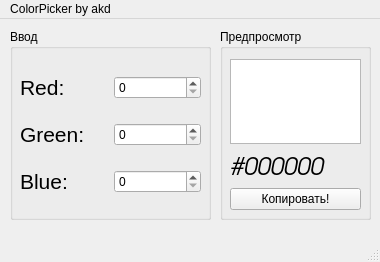
<?xml version="1.0" encoding="UTF-8"?>
<ui version="4.0">
 <class>MainWindow</class>
 <widget class="QMainWindow" name="MainWindow">
  <property name="geometry">
   <rect>
    <x>0</x>
    <y>0</y>
    <width>380</width>
    <height>262</height>
   </rect>
  </property>
  <property name="sizePolicy">
   <sizepolicy hsizetype="Ignored" vsizetype="Ignored">
    <horstretch>0</horstretch>
    <verstretch>0</verstretch>
   </sizepolicy>
  </property>
  <property name="minimumSize">
   <size>
    <width>373</width>
    <height>262</height>
   </size>
  </property>
  <property name="maximumSize">
   <size>
    <width>380</width>
    <height>262</height>
   </size>
  </property>
  <property name="windowTitle">
   <string>MainWindow</string>
  </property>
  <widget class="QWidget" name="centralwidget">
   <widget class="QGroupBox" name="groupBox">
    <property name="geometry">
     <rect>
      <x>10</x>
      <y>10</y>
      <width>201</width>
      <height>191</height>
     </rect>
    </property>
    <property name="title">
     <string>Ввод</string>
    </property>
    <widget class="QWidget" name="layoutWidget">
     <property name="geometry">
      <rect>
       <x>10</x>
       <y>30</y>
       <width>181</width>
       <height>151</height>
      </rect>
     </property>
     <layout class="QVBoxLayout" name="verticalLayout">
      <item>
       <layout class="QHBoxLayout" name="horizontalLayout">
        <item>
         <widget class="QLabel" name="label_red">
          <property name="font">
           <font>
            <pointsize>16</pointsize>
           </font>
          </property>
          <property name="text">
           <string>Red:</string>
          </property>
         </widget>
        </item>
        <item>
         <widget class="QSpinBox" name="red">
          <property name="maximum">
           <number>255</number>
          </property>
         </widget>
        </item>
       </layout>
      </item>
      <item>
       <layout class="QHBoxLayout" name="horizontalLayout_2">
        <item>
         <widget class="QLabel" name="label_green">
          <property name="font">
           <font>
            <pointsize>16</pointsize>
           </font>
          </property>
          <property name="text">
           <string>Green:</string>
          </property>
         </widget>
        </item>
        <item>
         <widget class="QSpinBox" name="green">
          <property name="maximum">
           <number>255</number>
          </property>
         </widget>
        </item>
       </layout>
      </item>
      <item>
       <layout class="QHBoxLayout" name="horizontalLayout_3">
        <item>
         <widget class="QLabel" name="label_blue">
          <property name="font">
           <font>
            <pointsize>16</pointsize>
           </font>
          </property>
          <property name="text">
           <string>Blue:</string>
          </property>
         </widget>
        </item>
        <item>
         <widget class="QSpinBox" name="blue">
          <property name="maximum">
           <number>255</number>
          </property>
         </widget>
        </item>
       </layout>
      </item>
     </layout>
    </widget>
   </widget>
   <widget class="QGroupBox" name="groupBox_2">
    <property name="geometry">
     <rect>
      <x>220</x>
      <y>10</y>
      <width>151</width>
      <height>191</height>
     </rect>
    </property>
    <property name="title">
     <string>Предпросмотр</string>
    </property>
    <widget class="QWidget" name="layoutWidget">
     <property name="geometry">
      <rect>
       <x>10</x>
       <y>30</y>
       <width>131</width>
       <height>151</height>
      </rect>
     </property>
     <layout class="QVBoxLayout" name="verticalLayout_2">
      <item>
       <widget class="QGraphicsView" name="preview">
        <property name="styleSheet">
         <string notr="true">#preview{color: black;}</string>
        </property>
       </widget>
      </item>
      <item>
       <widget class="QLabel" name="textpreview">
        <property name="font">
         <font>
          <family>URW Gothic L</family>
          <pointsize>18</pointsize>
          <italic>true</italic>
         </font>
        </property>
        <property name="styleSheet">
         <string notr="true"/>
        </property>
        <property name="text">
         <string>#000000</string>
        </property>
       </widget>
      </item>
      <item>
       <widget class="QPushButton" name="pushButton">
        <property name="styleSheet">
         <string notr="true"/>
        </property>
        <property name="text">
         <string>Копировать!</string>
        </property>
       </widget>
      </item>
     </layout>
    </widget>
   </widget>
  </widget>
  <widget class="QMenuBar" name="menubar">
   <property name="geometry">
    <rect>
     <x>0</x>
     <y>0</y>
     <width>380</width>
     <height>30</height>
    </rect>
   </property>
   <widget class="QMenu" name="menuinfo">
    <property name="title">
     <string>ColorPicker by akd</string>
    </property>
    <addaction name="actioninfo"/>
   </widget>
   <addaction name="menuinfo"/>
  </widget>
  <widget class="QStatusBar" name="statusbar">
   <property name="font">
    <font>
     <pointsize>14</pointsize>
    </font>
   </property>
  </widget>
  <action name="actioninfo">
   <property name="icon">
    <iconset resource="img.qrc">
     <normaloff>:/img/info.svg</normaloff>:/img/info.svg</iconset>
   </property>
   <property name="text">
    <string>info</string>
   </property>
  </action>
 </widget>
 <resources>
  <include location="img.qrc"/>
 </resources>
 <connections/>
</ui>
